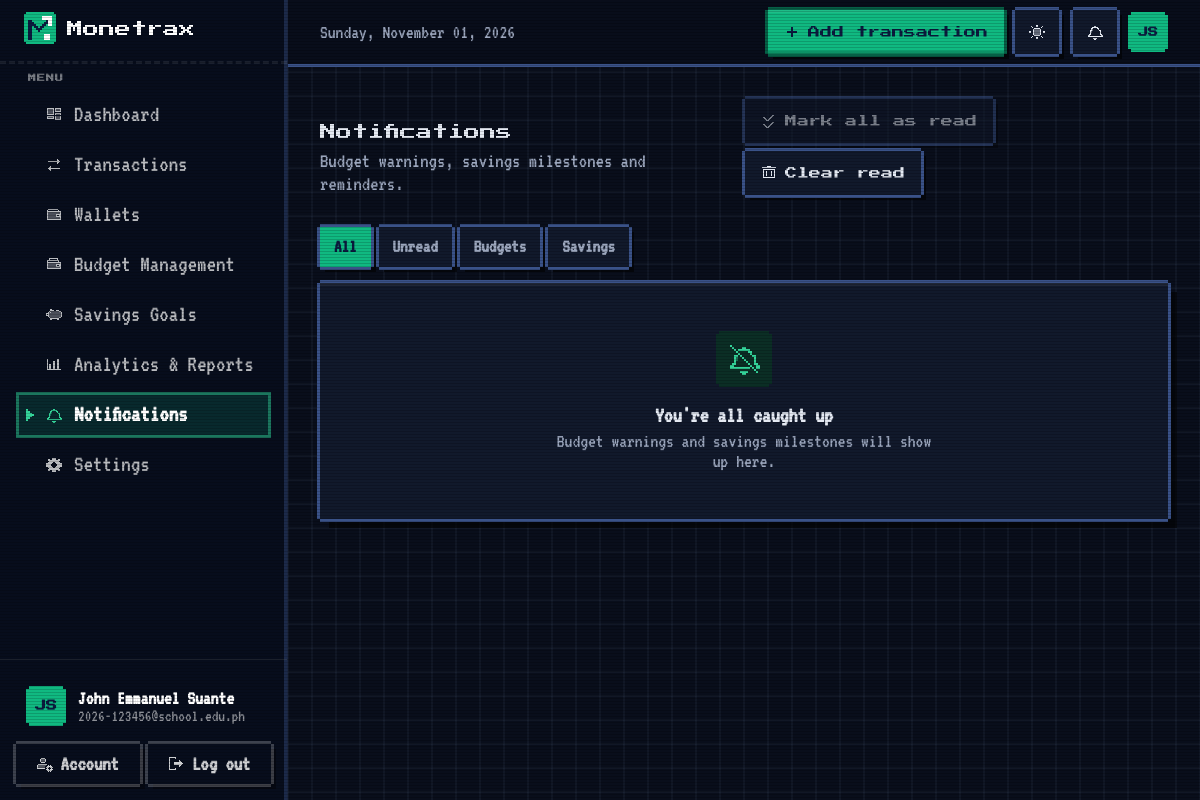
/notifications/ (signed in), run on the app's committed database.
### models.py (models this page shows, shortened)
class User(UserMixin, db.Model):
    __tablename__ = "users"
    id: Mapped[int] = mapped_column(Integer, primary_key=True)
    full_name: Mapped[str] = mapped_column(String(80))
    email: Mapped[str] = mapped_column(String(254), unique=True, index=True)
    password_hash: Mapped[str] = mapped_column(String(255))
    school: Mapped[Optional[str]] = mapped_column(String(120))
    program: Mapped[Optional[str]] = mapped_column(String(120))
    year_level: Mapped[Optional[str]] = mapped_column(String(30))
    currency: Mapped[str] = mapped_column(String(3), default="PHP")
    budget_alerts: Mapped[bool] = mapped_column(Boolean, default=True)
    savings_alerts: Mapped[bool] = mapped_column(Boolean, default=True)
    theme: Mapped[str] = mapped_column(String(10), default="system", server_default="system")
    created_at: Mapped[datetime] = mapped_column(DateTime, default=utcnow)
    last_login_at: Mapped[Optional[datetime]] = mapped_column(DateTime)
    categories = relationship("Category", back_populates="user", cascade="all, delete-orphan", lazy="dynamic")
    transactions = relationship("Transaction", back_populates="user", cascade="all, delete-orphan", lazy="dynamic")
    budgets = relationship("Budget", back_populates="user", cascade="all, delete-orphan", lazy="dynamic")
    goals = relationship("SavingsGoal", back_populates="user", cascade="all, delete-orphan", lazy="dynamic")
    notifications = relationship("Notification", back_populates="user", cascade="all, delete-orphan", lazy="dynamic")
    wallets = relationship("Wallet", back_populates="user", cascade="all, delete-orphan", lazy="dynamic")
    recurring = relationship("RecurringRule", back_populates="user", cascade="all, delete-orphan", lazy="dynamic")
    @property
    def initials(self) -> str:
        parts = [p for p in (self.full_name or "").split() if p]
        if not parts:
            return "?"
        return (parts[0][0] + (parts[-1][0] if len(parts) > 1 else "")).upper()

### notifications.py (the view)
@notifications_bp.route("/")
@login_required
def index():
    alerts.refresh_all(current_user, today())
    show = request.args.get("show", "all")
    stmt = select(Notification).where(Notification.user_id == current_user.id, Notification.dismissed.is_(False))
    if show == "unread":
        stmt = stmt.where(Notification.is_read.is_(False))
    elif show in ("budget", "savings"):
        stmt = stmt.where(Notification.kind == show)
    items = db.session.scalars(stmt.order_by(Notification.created_at.desc(), Notification.id.desc()).limit(200)).all()
    return render_template("notifications/index.html", items=items, show=show)

### alerts.py (called while the page is built)
def refresh_budget_alerts(user: User, ref: date) -> None:
    for status in finance.budgets_with_status(user.id, ref):
        check_budget(user, status)

def refresh_goal_alerts(user: User, ref: date) -> None:
    for goal in finance.goals_for(user.id):
        check_goal(user, goal, ref)

def refresh_all(user: User, ref: date) -> None:
    refresh_budget_alerts(user, ref)
    refresh_goal_alerts(user, ref)
    db.session.commit()

def unread_count(user_id: int) -> int:
    from sqlalchemy import func
    return db.session.scalar(select(func.count(Notification.id)).where(
        Notification.user_id == user_id, Notification.is_read.is_(False),
        Notification.dismissed.is_(False))) or 0

### app.py (called while the page is built)
def _register_recurring(app: Flask) -> None:
    from flask import g
    from extensions import db
    @app.before_request
    def post_recurring():
        if request.method != "GET" or not request.endpoint or request.endpoint == "static":
            return
        if request.endpoint.startswith("auth.") or not current_user.is_authenticated:
            return
        import alerts, schedule
        from sqlalchemy.exc import IntegrityError
        from utils import today
        ref = today()
        try:
            if schedule.post_due(current_user, ref):
                alerts.refresh_budget_alerts(current_user, ref)
            db.session.commit()
        except IntegrityError:
            db.session.rollback()
        except Exception:
            db.session.rollback()
            app.logger.exception("Posting recurring transactions failed")

### finance.py (called while the page is built)
def budgets_with_status(user_id: int, ref: date) -> List[BudgetStatus]:
    budgets = db.session.scalars(
        select(Budget).join(Category).where(Budget.user_id == user_id).order_by(Category.name, Budget.period)
    ).all()
    statuses = [budget_status(b, ref) for b in budgets]
    order = {"over": 0, "warning": 1, "caution": 2, "ok": 3}
    return sorted(statuses, key=lambda s: (order[s.level], -s.percent))

def goals_for(user_id: int, include_complete: bool = True) -> List[SavingsGoal]:
    goals = db.session.scalars(
        select(SavingsGoal).where(SavingsGoal.user_id == user_id).order_by(SavingsGoal.created_at.desc())
    ).all()
    if not include_complete:
        goals = [g for g in goals if not g.is_complete]
    return goals

### models.py (called while the page is built)
@login_manager.user_loader
def load_user(user_id: str) -> Optional[User]:
    try:
        return db.session.get(User, int(user_id))
    except (TypeError, ValueError):
        return None

### templates/notifications/index.html (shortened to what this page needs)
{% extends "layouts/app.html" %}
{% block content %}
{% call c.page_header("Notifications", "Budget warnings, savings milestones and reminders.") %}
  <form method="post" action="{{ url_for('notifications.read_all') }}">
    <button type="submit" class="mx-btn-secondary" {% if not unread_notifications %}disabled{% endif %}>Mark all as read</button>
  </form>
  <form method="post" action="{{ url_for('notifications.clear_read') }}" data-confirm="Read notifications will be removed from this list." data-confirm-title="Clear read notifications?">
    <button type="submit" class="mx-btn-ghost">Clear read</button>
  </form>
{% endcall %}
<nav class="mx-chips mb-4" aria-label="Filter notifications">
  {% for k, label in [("all", "All"), ("unread", "Unread"), ("budget", "Budgets"), ("savings", "Savings")] %}
    <a href="{{ url_for('notifications.index', show=k) }}" class="mx-chip-link{% if show == k %} is-active{% endif %}" {% if show == k %}aria-current="page"{% endif %}>
      {{ label }}{% if k == 'unread' and unread_notifications %} <span class="mx-count">{{ unread_notifications }}</span>{% endif %}
    </a>
  {% endfor %}
</nav>
<section class="mx-card overflow-hidden" aria-label="Notifications">
  {% if items %}
    <ul class="divide-y divide-ink-100">
      {% for n in items %}
        <li class="mx-notif{% if not n.is_read %} is-unread{% endif %} is-{{ n.level }}">
          <span class="mx-notif-icon" aria-hidden="true"><i data-lucide="{{ n.icon }}"></i></span>
          <div class="min-w-0 flex-1">
            <form method="post" action="{{ url_for('notifications.open_', nid=n.id) }}">
              <input type="hidden" name="csrf_token" value="{{ csrf_token() }}">
              <button type="submit" class="mx-notif-link">
                <span class="block text-sm font-semibold">{% if not n.is_read %}<span class="sr-only">Unread: </span>{% endif %}{{ n.title }}</span>
                <span class="mt-0.5 block text-[13px] leading-5 text-ink-500">{{ n.message }}</span>
              </button>
            </form>
            <p class="mt-1 text-xs text-ink-400">{{ n.created_at|localtime }}</p>
          </div>
          <div class="flex flex-none items-start gap-1">
            <form method="post" action="{{ url_for('notifications.toggle', nid=n.id) }}">
              <input type="hidden" name="csrf_token" value="{{ csrf_token() }}">
              <input type="hidden" name="show" value="{{ show }}">
              <button type="submit" class="mx-icon-btn-sm" aria-label="Mark as {{ 'unread' if n.is_read else 'read' }}" title="Mark as {{ 'unread' if n.is_read else 'read' }}">
                <i data-lucide="{{ 'mail' if n.is_read else 'mail-open' }}"></i>
              </button>
            </form>
            <form method="post" action="{{ url_for('notifications.delete_one', nid=n.id) }}">
              <input type="hidden" name="csrf_token" value="{{ csrf_token() }}">
              <input type="hidden" name="show" value="{{ show }}">
              <button type="submit" class="mx-icon-btn-sm is-danger" aria-label="Dismiss" title="Dismiss"><i data-lucide="x"></i></button>
            </form>
          </div>
        </li>
      {% endfor %}
    </ul>
  {% else %}
    {{ c.empty_state("bell-off", "You're all caught up", "Budget warnings and savings milestones will show up here.") }}
  {% endif %}
</section>
{% endblock %}

### templates/layouts/app.html (shortened to what this page needs)
{% extends "base.html" %}
{% import "components/_ui.html" as ui %}
{% import "components/_app.html" as c %}
{% block head %}
  <link rel="stylesheet" href="{{ url_for('static', filename='css/app.css') }}">
{% endblock %}
{% block body %}
<div class="min-h-full lg:pl-72">
  <aside id="sidebar" class="mx-sidebar" aria-label="Main navigation">
    <div class="flex h-16 flex-none items-center justify-between px-6">
      <a href="{{ url_for('dashboard.index') }}" class="rounded-lg focus-visible:outline focus-visible:outline-2 focus-visible:outline-mint-400">{{ ui.logo("light", 32) }}</a>
    </div>
    <nav class="flex-1 overflow-y-auto px-4 pb-4 pt-2">
      <p class="mb-2 px-3 text-[11px] font-semibold uppercase tracking-wider text-white/40">Menu</p>
      <ul class="space-y-1">
        {% for endpoint, label, icon in nav_items %}
          {% set active = request.endpoint and request.endpoint.split('.')[0] == endpoint.split('.')[0] %}
          <li>
            <a href="{{ url_for(endpoint) }}" class="mx-nav{% if active %} is-active{% endif %}" {% if active %}aria-current="page"{% endif %}>
              <i data-lucide="{{ icon }}"></i><span>{{ label }}</span>
            </a>
          </li>
        {% endfor %}
      </ul>
    </nav>
    <div class="flex-none border-t border-white/10 p-4">
      <a href="{{ url_for('settings.index', section='profile') }}" class="mx-profile">
        <span class="mx-avatar">{{ current_user.initials }}</span>
        <span class="min-w-0 flex-1">
          <span class="block truncate text-sm font-semibold text-white">{{ current_user.full_name }}</span>
          <span class="block truncate text-xs text-white/55">{{ current_user.school or current_user.email }}</span>
        </span>
      </a>
      <div class="mt-2 grid grid-cols-2 gap-2">
        <a href="{{ url_for('settings.index', section='security') }}" class="mx-side-btn">Account</a>
        <form method="post" action="{{ url_for('auth.logout') }}">
          <button type="submit" class="mx-side-btn w-full">Log out</button>
        </form>
      </div>
    </div>
  </aside>
  <header class="mx-topbar sticky top-0 z-30 border-b border-ink-200/70 bg-canvas/85 backdrop-blur">
    <div class="mx-auto flex h-16 max-w-7xl items-center gap-3 px-4 sm:px-6 lg:px-8">
      <p class="min-w-0 flex-1 truncate text-sm font-medium text-ink-500"><span class="hidden sm:inline">{{ today.strftime('%A, ') if today }}</span>{{ today.strftime('%B %d, %Y') if today }}</p>
      <div class="ml-auto flex flex-none items-center gap-2">
        <span class="hidden sm:flex"><a href="{{ url_for('transactions.create', next=request.path) }}" class="mx-btn-primary">Add transaction</a></span>
        <button type="button" class="mx-theme-toggle" data-theme-toggle aria-pressed="false" aria-label="Switch to dark mode" title="Dark mode">
        </button>
        <a href="{{ url_for('notifications.index') }}" class="mx-icon-square relative" aria-label="Notifications{% if unread_notifications %}, {{ unread_notifications }} unread{% endif %}">
        </a>
        <a href="{{ url_for('settings.index') }}" class="mx-avatar mx-avatar-sm" aria-label="Settings">{{ current_user.initials }}</a>
      </div>
    </div>
  </header>
  <main id="main" class="mx-app-main mx-auto max-w-7xl px-4 pb-16 pt-6 sm:px-6 lg:px-8 lg:pt-8">
    {% block content %}{% endblock %}
  </main>
</div>
{% endblock %}

### static/css/theme.css (style rules this page uses)
:root, .mx-light { --ease: cubic-bezier(.2, .8, .2, 1); --c-canvas: 244 246 250; --c-surface: 255 255 255; --c-fg: 11 27 63; --c-ink-500: 91 100 120; --c-ink-400: 107 116 137; --c-ink-300: 195 202 215; --c-ink-200: 220 225 234; --c-ink-100: 238 241 246; --c-mint-50: 236 253 245; --c-mint-700: 4 120 87; --canvas: rgb(var(--c-canvas)); --surface: rgb(var(--c-surface)); --surface-2: #FAFBFD; --surface-hover: #F8FAFC; --selected-bg: #F3F5FA; --fg: rgb(var(--c-fg)); --ink-500: rgb(var(--c-ink-500)); --ink-400: rgb(var(--c-ink-400)); --ink-300: rgb(var(--c-ink-300)); --ink-200: rgb(var(--c-ink-200)); --ink-100: rgb(var(--c-ink-100)); --placeholder: #7A8396; --navy-900: #0B1B3F; --navy-800: #13285A; --mint-500: #10B981; --mint-400: #34D399; --mint-700: rgb(var(--c-mint-700)); --mint-800: #065F46; --btn-bg: #0B1B3F; --btn-bg-hover: #13285A; --btn-fg: #FFFFFF; --btn-arrow: #34D399; --check-fg: #FFFFFF; --danger: #B42318; --danger-line: #D92D20; --danger-bg: #FEF3F2; --danger-border: #FECDCA; --danger-input-bg: #FFFBFA; --success-bg: #ECFDF5; --success-border: #A7F3D0; --valid-border: #A7E3CB; --info-bg: #EFF4FF; --info-border: #C7D7FE; --info-fg: #1D3672; --info-icon: #1D4ED8; --warn-bg: #FFF7E6; --warn-fg: #B45309; --warn-border: #FED7AA; --warn-strong-bg: #FFF1E8; --warn-strong-fg: #A63B05; --caution-fg: #9A4A00; --amber: #F79009; --orange: #E8590C; --tint-navy-bg: #E6EAF3; --tint-violet-bg: #F4F0FF; --tint-violet-fg: #6D28D9; --budget-alert-bg: #FFFBF5; --insight-info: #F4F7FB; --insight-success: #F0FDF7; --insight-warning: #FFF9F0; --insight-danger: #FEF6F5; --notif-unread: #F7FBF9; --mix-base: #FFFFFF; --mix-ink: #000000; --chart-income: #10B981; --chart-expense: #0B1B3F; --chart-line: #047857; --chart-grid: #EEF1F6; --chart-tick: #5B6478; --chart-tooltip: #0B1B3F; color-scheme: light; }
html.dark { --c-canvas: 10 15 28; --c-surface: 17 25 43; --c-fg: 229 234 243; --c-ink-500: 156 167 190; --c-ink-400: 134 146 171; --c-ink-300: 66 80 108; --c-ink-200: 40 52 78; --c-ink-100: 28 39 62; --c-mint-50: 8 44 36; --c-mint-700: 52 211 153; --canvas: rgb(var(--c-canvas)); --surface: rgb(var(--c-surface)); --surface-2: #142035; --surface-hover: #18243C; --selected-bg: #1A2742; --fg: rgb(var(--c-fg)); --ink-500: rgb(var(--c-ink-500)); --ink-400: rgb(var(--c-ink-400)); --ink-300: rgb(var(--c-ink-300)); --ink-200: rgb(var(--c-ink-200)); --ink-100: rgb(var(--c-ink-100)); --placeholder: #6F7B95; --mint-700: rgb(var(--c-mint-700)); --mint-800: #6EE7B7; --btn-bg: #10B981; --btn-bg-hover: #34D399; --btn-fg: #0B1B3F; --btn-arrow: #0B1B3F; --check-fg: #0B1B3F; --danger: #F97066; --danger-line: #F04438; --danger-bg: #2A1316; --danger-border: #5A2025; --danger-input-bg: #1E151B; --success-bg: #0B2E25; --success-border: #145C47; --valid-border: #1F6B53; --info-bg: #13213F; --info-border: #26396B; --info-fg: #B4C8FF; --info-icon: #82A6FF; --warn-bg: #2B200B; --warn-fg: #FBBF5A; --warn-border: #5C3A12; --warn-strong-bg: #2E1B0D; --warn-strong-fg: #FDA56B; --caution-fg: #FBBF5A; --amber: #F5A524; --orange: #F97316; --tint-navy-bg: #1C2A4A; --tint-violet-bg: #251C45; --tint-violet-fg: #C4B5FD; --budget-alert-bg: #211A0E; --insight-info: #14203A; --insight-success: #0D2A23; --insight-warning: #261E10; --insight-danger: #2A1518; --notif-unread: #10241F; --mix-base: #11192B; --mix-ink: #FFFFFF; --chart-income: #10B981; --chart-expense: #8EA2D8; --chart-line: #34D399; --chart-grid: #1F2A44; --chart-tick: #9CA7BE; --chart-tooltip: #1E293B; color-scheme: dark; }
:root .text-navy-900 { color: var(--fg); }
.mx-theme-toggle { display: inline-grid; place-items: center; width: 44px; height: 44px; flex: none; border: 1px solid var(--ink-200); border-radius: 12px; background: var(--surface); color: var(--fg); cursor: pointer; transition: border-color .2s ease, background-color .2s ease; }
:root, .mx-light { --logo-tile: #0B1B3F; --logo-m: #FFFFFF; --logo-accent: #34D399; --logo-word: #0B1B3F; }
html.dark { --logo-tile: #10B981; --logo-m: #0B1B3F; --logo-accent: #FFFFFF; --logo-word: #E5EAF3; }

### static/css/auth.css (style rules this page uses)
.mx-btn-ghost { display: inline-flex; align-items: center; justify-content: center; gap: 8px; min-height: 44px; padding: 0 16px; border: 1.5px solid var(--ink-200); border-radius: 12px; background: var(--surface); color: var(--fg); font: inherit; font-size: 14px; font-weight: 600; cursor: pointer; transition: border-color .2s ease, background-color .2s ease; }

### data on the page
User: initials "JS", full_name "John Emmanuel Suante", school+email "2026-123456@school.edu.ph"

### other printed values
{{ label }} "Dashboard" "Transactions" "Wallets" "Budget Management" "Savings Goals" "Analytics & Reports" "Notifications" "Settings"
{{ today.strftime('%A, ') if today }} "Sunday,"
{{ today.strftime('%B %d, %Y') if today }} "November 01, 2026"
{{ title }} "Notifications"
{{ subtitle }} "Budget warnings, savings milestones and reminders."
{{ label }} "All" "Unread" "Budgets" "Savings"
{{ title }} "You're all caught up"
{{ text }} "Budget warnings and savings milestones will show up here."
